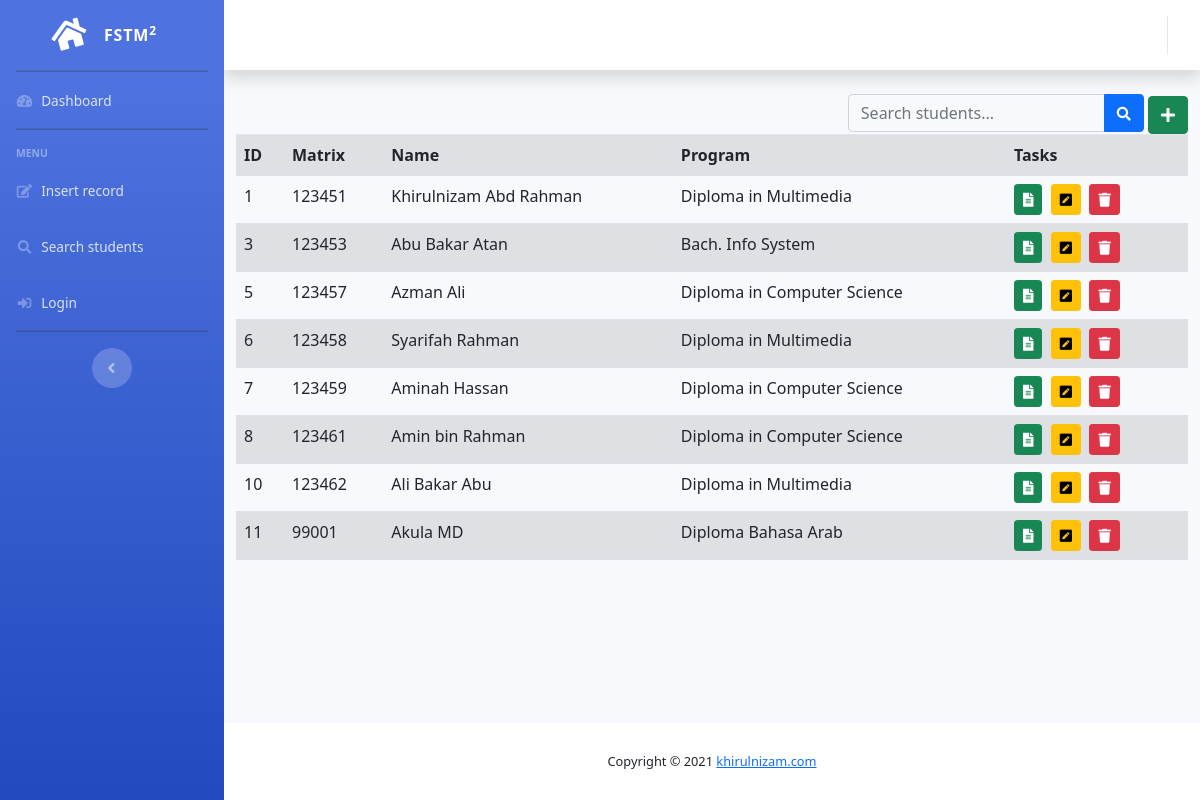
/search-admin.php, run on an earlier commit of the app's database.
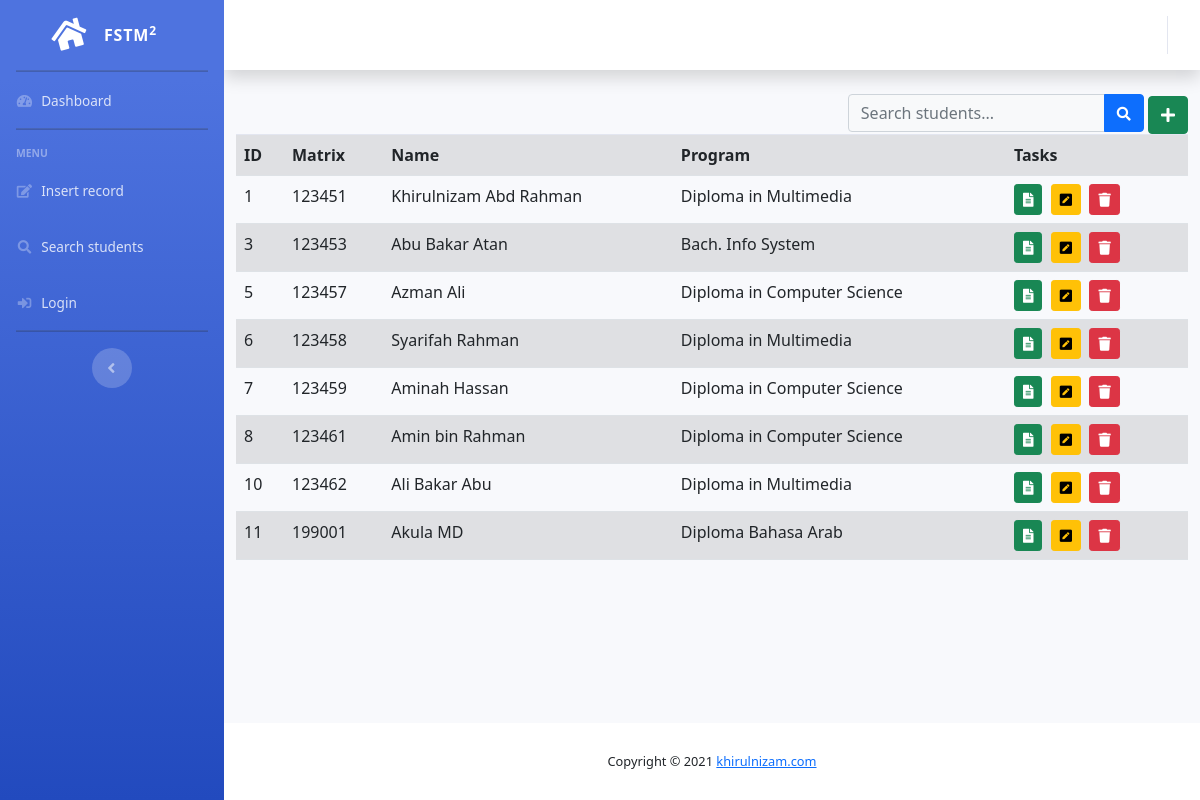
And on a later commit of the database.
### tables this page shows
CREATE TABLE IF NOT EXISTS `students` (
  `id` int(11) unsigned NOT NULL AUTO_INCREMENT,
  `matrixno` varchar(10) NOT NULL,
  `name` varchar(50) DEFAULT NULL,
  `address` blob,
  `dob` date DEFAULT NULL,
  `programcode` varchar(6) DEFAULT NULL,
  `rshortcourses` varchar(255) DEFAULT NULL,
  `codefaculty` varchar(50) DEFAULT NULL,
  PRIMARY KEY (`matrixno`),
  KEY `id` (`id`)
);

CREATE TABLE IF NOT EXISTS `programs` (
  `id` int(11) NOT NULL AUTO_INCREMENT,
  `programcode` varchar(6) NOT NULL DEFAULT '0',
  `programname` varchar(50) NOT NULL DEFAULT '0',
  `codefaculty` varchar(50) DEFAULT NULL,
  PRIMARY KEY (`id`)
);

### search-admin.php (the view, shortened to what this page needs)
<?php
	include "include/header.template.php";
?>
<div class="float-right">
          <form class="d-none d-sm-inline-block form-inline mr-auto ml-md-3 my-2 my-md-0 mw-100 navbar-search"
          method="get" action="">
            <div class="input-group">
              <input type="text" name="keyword"
              class="form-control bg-light border-1 small" placeholder="Search students..." aria-label="Search" aria-describedby="basic-addon2">
              <div class="input-group-append">
                <button class="btn btn-primary" type="submit">
                  <i class="fas fa-search fa-sm"></i>
                </button>
              </div>
            </div>
          </form>
          <button href="forminsert.php" class="btn btn-success"
          	 title="Add new student">
          	<i class="fas fa-plus"></i>
          </button>
</div>
<?php
include "include/dbconnect.php";
if(isset($_GET['keyword'])){
	$keyword=$_GET['keyword'];
	$sql = "SELECT students.id, matrixno, name, address,
			students.programcode, programname
				FROM students
				INNER JOIN programs
				ON students.programcode = programs.programcode
				WHERE name LIKE '%$keyword%'
				ORDER BY matrixno ASC";
}
else{
	$sql = "SELECT students.id, matrixno, name, address,
		students.programcode, programname
		FROM students
		INNER JOIN programs
		ON students.programcode = programs.programcode
		ORDER BY matrixno ASC";
}
$result = mysqli_query($conn, $sql);
if (mysqli_num_rows($result) > 0) {
    ?>
	<table class="table table-striped">
		<tr>
			<th>ID</th>
			<th>Matrix</th>
			<th>Name</th>
			<th>Program</th>
			<th>Tasks</th>
		</tr>
	<?php
    while($row = mysqli_fetch_assoc($result)) {
    	$id=$row['id'];
    	echo "<tr>";
        echo "<td> $id </td>";
        echo "<td> ".$row['matrixno'] ."</td>";
        echo "<td> ".$row['name'] ."</td>";
        echo "<td> ".$row['programname'] ."</td>";
        echo "<td> ";
        echo "<a href='formshow.php?x=$id' ".
    			"class='btn btn-success btn-sm'>".
    			"<i class='fas fa-file-alt'></i>".
    			"</a> &nbsp;";
        echo "<a href='formupdate.php?x=$id' ".
    			"class='btn btn-warning btn-sm'>".
    			"<i class='fas fa-pen-square'></i>".
    			"</a> &nbsp;";
        echo "<button class='btn btn-danger btn-sm'".
        		"onclick='confirmdelete($id)'>".
    			"<i class='fas fa-trash'></i>".
    			"</button> &nbsp;";
        echo "</td></tr>\n";
    }
    ?>
	</table>
    <?php
}
else {
    echo "Search not found";
}
?>
<?php
	include "include/footer.template.php";
?>

What changed in the data, as far as the page shows it:
removed students: id "11", matrixno "99001", name "Akula MD", programs.programname "Diploma Bahasa Arab"
added students: id "11", matrixno "199001", name "Akula MD", programs.programname "Diploma Bahasa Arab"
